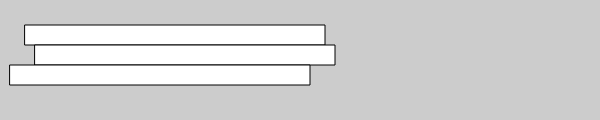
Frame 1 (no input)
Frame 60 (no input): identical to frame 1, image omitted
Frame 120 (the mouse pressed at the canvas centre since frame 60): identical to frame 1, image omitted

The p5.js sketch that drew this single still picture (run headless with seeded random() and noise() and a simulated clock; from frame 60 on, the mouse is pressed at the canvas centre):

// p5.js sketch
// ── sketch.js
var x = 25;
var h = 20;
var y = 25;

function setup() {
  createCanvas(600, 120);
  
  background(204);
  rect(x, y, 300, h);        // Top
  x = x + 10;
  rect(x, y + h, 300, h);    // Middle
  x = x - 25;
  rect(x, y + h*2, 300, h);  // Bottom
}

function draw() {
  
  
}
